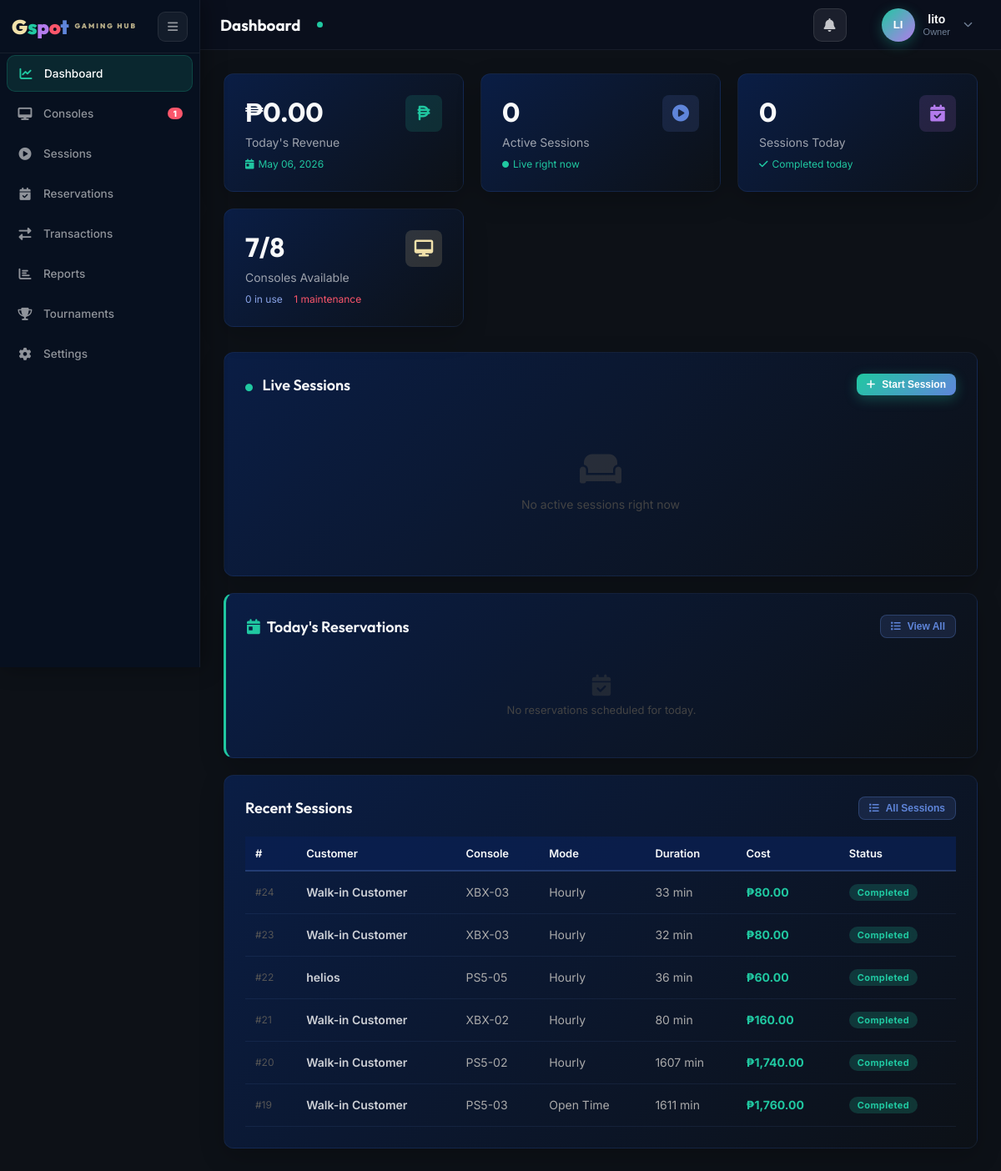
Screenshot of /admin.php (signed in) with the database file from the repository.
### tables this page shows
CREATE TABLE `gaming_sessions` (
  `session_id` int(11) NOT NULL,
  `user_id` int(11) NOT NULL,
  `console_id` int(11) NOT NULL,
  `rental_mode` enum('hourly','open_time','unlimited') NOT NULL,
  `planned_minutes` int(11) DEFAULT NULL,
  `start_time` datetime NOT NULL DEFAULT current_timestamp(),
  `end_time` datetime DEFAULT NULL,
  `duration_minutes` int(11) DEFAULT NULL,
  `hourly_rate` decimal(10,2) NOT NULL DEFAULT 0.00,
  `total_cost` decimal(10,2) DEFAULT NULL,
  `status` enum('active','completed','cancelled') NOT NULL DEFAULT 'active',
  `payment_status` enum('paid','unpaid','partial') DEFAULT NULL,
  `created_by` int(11) NOT NULL,
  `created_at` datetime NOT NULL DEFAULT current_timestamp(),
  `extended_minutes` int(11) NOT NULL DEFAULT 0 COMMENT 'Total minutes added via approved extensions',
  `source_reservation_id` int(11) DEFAULT NULL
);

CREATE TABLE `users` (
  `user_id` int(11) NOT NULL,
  `email` varchar(100) NOT NULL,
  `password_hash` varchar(255) NOT NULL,
  `full_name` varchar(100) NOT NULL,
  `phone` varchar(20) DEFAULT NULL,
  `role` enum('customer','shopkeeper','owner','walkin') NOT NULL DEFAULT 'customer',
  `status` enum('active','inactive') NOT NULL DEFAULT 'active',
  `email_verified` tinyint(1) NOT NULL DEFAULT 0,
  `verification_token` varchar(64) DEFAULT NULL,
  `verification_expires` datetime DEFAULT NULL,
  `reset_token` varchar(64) DEFAULT NULL,
  `reset_expires` datetime DEFAULT NULL,
  `created_at` datetime NOT NULL DEFAULT current_timestamp(),
  `consecutive_cancellations` tinyint(3) UNSIGNED NOT NULL DEFAULT 0,
  `reservation_banned_until` datetime DEFAULT NULL
);

CREATE TABLE `consoles` (
  `console_id` int(11) NOT NULL,
  `console_name` varchar(50) NOT NULL,
  `console_type` enum('PS5','PS4','Xbox Series X','Xbox Controller') NOT NULL,
  `unit_number` varchar(20) NOT NULL,
  `status` enum('available','in_use','maintenance','archived') NOT NULL DEFAULT 'available',
  `hourly_rate` decimal(10,2) NOT NULL DEFAULT 0.00,
  `created_at` datetime NOT NULL DEFAULT current_timestamp()
);

### includes/db_functions.php (called while the page is built, shortened)
<?php
require_once __DIR__ . '/db_config.php';
function getConsoles($status = null, $type = null) {
    global $conn;
    $sql = "SELECT * FROM consoles WHERE 1=1";
    $params = [];
    $types = "";
    if ($status) {
        $sql .= " AND status = ?";
        $params[] = $status;
        $types .= "s";
    } else {
        $sql .= " AND status != 'archived'";
    }
    $sql .= " ORDER BY console_type, unit_number";
    $stmt = $conn->prepare($sql);
    if (!empty($params)) {
        $stmt->bind_param($types, ...$params);
    }
    $stmt->execute();
    return $stmt->get_result()->fetch_all(MYSQLI_ASSOC);
}
function getActiveSessions() {
    global $conn;
    $sql = "SELECT gs.*, u.full_name AS customer_name, c.console_name, c.console_type, c.unit_number,
                   gs.source_reservation_id,
                   COALESCE(r.downpayment_amount, 0) AS reservation_downpayment,
                   COALESCE((SELECT SUM(t.amount) FROM transactions t WHERE t.session_id = gs.session_id AND t.amount > 0), 0) AS upfront_paid,
                   COALESCE((SELECT SUM(ABS(t.amount)) FROM transactions t WHERE t.session_id = gs.session_id AND t.amount < 0), 0) AS refunded_amount
            FROM gaming_sessions gs
            JOIN users u ON gs.user_id = u.user_id
            JOIN consoles c ON gs.console_id = c.console_id
            LEFT JOIN reservations r ON r.reservation_id = gs.source_reservation_id
            WHERE gs.status = 'active'
            ORDER BY gs.start_time DESC";
    $result = $conn->query($sql);
    return $result->fetch_all(MYSQLI_ASSOC);
}
function getDailySalesReport($date) {
    global $conn;
    $stmt = $conn->prepare(
        "SELECT COUNT(*) AS total_sessions,
                SUM(total_cost) AS total_revenue,
                AVG(duration_minutes) AS avg_duration,
                SUM(CASE WHEN rental_mode = 'hourly' THEN 1 ELSE 0 END) AS hourly_sessions,
                SUM(CASE WHEN rental_mode = 'open_time' THEN 1 ELSE 0 END) AS open_time_sessions,
                SUM(CASE WHEN rental_mode = 'unlimited' THEN 1 ELSE 0 END) AS unlimited_sessions
         FROM gaming_sessions
         WHERE DATE(start_time) = ? AND status = 'completed'"
    );
    $stmt->bind_param("s", $date);
    $stmt->execute();
    return $stmt->get_result()->fetch_assoc();
}
?>

### admin_sections/dashboard.php (shortened to what this page needs)
<div class="page active" id="dashboard">
    <div class="stats-grid">
        <div class="stat-card">
            <div class="stat-card-header">
                <div>
                    <div class="stat-value">₱<?= number_format($todayRevenue, 2) ?></div>
                    <div class="stat-label">Today's Revenue</div>
                </div>
                <div class="stat-icon revenue"><i class="fas fa-peso-sign"></i></div>
            </div>
            <div class="stat-change up"><i class="fas fa-calendar-day"></i> <?= date('F d, Y') ?></div>
        </div>
        <div class="stat-card">
            <div class="stat-card-header">
                <div>
                    <div class="stat-value"><?= $activeCount ?></div>
                    <div class="stat-label">Active Sessions</div>
                </div>
                <div class="stat-icon sessions"><i class="fas fa-play-circle"></i></div>
            </div>
            <div class="stat-change up"><i class="fas fa-circle" style="color:#20c8a1;font-size:8px"></i> Live right now</div>
        </div>
        <div class="stat-card">
            <div class="stat-card-header">
                <div>
                    <div class="stat-value"><?= $todayBookings ?></div>
                    <div class="stat-label">Sessions Today</div>
                </div>
                <div class="stat-icon bookings"><i class="fas fa-calendar-check"></i></div>
            </div>
            <div class="stat-change up"><i class="fas fa-check"></i> Completed today</div>
        </div>
        <div class="stat-card">
            <div class="stat-card-header">
                <div>
                    <div class="stat-value"><?= $availableCount ?>/<?= count($allConsoles) ?></div>
                    <div class="stat-label">Consoles Available</div>
                </div>
                <div class="stat-icon consoles"><i class="fas fa-desktop"></i></div>
            </div>
            <div class="stat-change up">
                <span style="color:#8aa4e8"><?= $inUseCount ?> in use</span> &nbsp;
                <span style="color:#fb566b"><?= $maintenanceCount ?> maintenance</span>
            </div>
        </div>
    </div>
    <div class="card">
        <div class="card-header">
            <h3 class="card-title">
                <i class="fas fa-circle" style="color:#20c8a1;font-size:9px;margin-right:8px;animation:livePulse 2s ease infinite;"></i>
                Live Sessions
            </h3>
            <button class="btn btn-primary btn-sm" onclick="openModal('startSession')">
                <i class="fas fa-plus"></i> Start Session
            </button>
        </div>
        <?php if (empty($activeSessions)): ?>
            <div class="empty-state">
                <i class="fas fa-couch"></i>
                <p>No active sessions right now</p>
            </div>
        <?php endif; ?>
    </div>
    <?php
    $todayRes = array_filter($upcomingReservations, fn($r) => $r['reserved_date'] === date('Y-m-d'));
    $todayRes = array_slice(array_values($todayRes), 0, 6);
    ?>
    <div class="card" style="border-left:3px solid #20c8a1;">
        <div class="card-header">
            <div style="display:flex;align-items:center;gap:10px;">
                <h3 class="card-title" style="margin:0;">
                    <i class="fas fa-calendar-day" style="color:#20c8a1;margin-right:8px;"></i>Today's Reservations
                </h3>
            </div>
            <button class="btn btn-secondary btn-sm" onclick="showPage('reservations', document.querySelector('.nav-item[onclick*=\'reservations\']'))">
                <i class="fas fa-list"></i> View All
            </button>
        </div>
        <?php if (empty($todayRes)): ?>
        <div style="padding:24px;text-align:center;color:#444;font-size:13px;">
            <i class="fas fa-calendar-check" style="font-size:1.6rem;display:block;margin-bottom:8px;opacity:.4;"></i>
            No reservations scheduled for today.
        </div>
        <?php endif; ?>
    </div>
    <div class="card">
        <div class="card-header">
            <h3 class="card-title">Recent Sessions</h3>
            <button class="btn btn-secondary btn-sm" onclick="showPage('sessions', document.querySelector('.nav-item[onclick*=\'sessions\']'))">
                <i class="fas fa-list"></i> All Sessions
            </button>
        </div>
        <table class="data-table">
            <thead><tr><th>#</th><th>Customer</th><th>Console</th><th>Mode</th><th>Duration</th><th>Cost</th><th>Status</th></tr></thead>
            <tbody>
            <?php foreach (array_slice($recentSessions, 0, 6) as $sess): ?>
            <tr>
                <td style="color:#555;font-size:12px">#<?= $sess['session_id'] ?></td>
                <td style="font-weight:600"><?= htmlspecialchars($sess['customer_name']) ?></td>
                <td style="color:#aaa"><?= htmlspecialchars($sess['unit_number']) ?></td>
                <td style="color:#aaa"><?= match($sess['rental_mode']) { 'open_time' => 'Open Time', default => ucfirst($sess['rental_mode']) } ?></td>
                <td style="color:#aaa"><?= $sess['duration_minutes'] !== null ? ($sess['duration_minutes'] > 0 ? $sess['duration_minutes'].' min' : '< 1 min') : '—' ?></td>
                <td style="color:#20c8a1;font-weight:700"><?= $sess['total_cost'] ? '₱'.number_format($sess['total_cost'],2) : '—' ?></td>
                <td><span class="badge <?= $sess['status'] ?>"><?= ucfirst($sess['status']) ?></span></td>
            </tr>
            <?php endforeach; ?>
            </tbody>
        </table>
    </div>
</div>

### rows the page displays
gaming_sessions: session_id "24", user.full_name "Walk-in Customer", console.unit_number "XBX-03", rental_mode "Hourly", duration_minutes "33", total_cost "80.00", status "Completed"
gaming_sessions: session_id "23", user.full_name "Walk-in Customer", console.unit_number "XBX-03", rental_mode "Hourly", duration_minutes "32", total_cost "80.00", status "Completed"
gaming_sessions: session_id "22", user.full_name "helios", console.unit_number "PS5-05", rental_mode "Hourly", duration_minutes "36", total_cost "60.00", status "Completed"
gaming_sessions: session_id "21", user.full_name "Walk-in Customer", console.unit_number "XBX-02", rental_mode "Hourly", duration_minutes "80", total_cost "160.00", status "Completed"
gaming_sessions: session_id "20", user.full_name "Walk-in Customer", console.unit_number "PS5-02", rental_mode "Hourly", duration_minutes "1607", total_cost "1,740.00", status "Completed"
gaming_sessions: session_id "19", user.full_name "Walk-in Customer", console.unit_number "PS5-03", rental_mode "Open Time", duration_minutes "1611", total_cost "1,760.00", status "Completed"

### other values shown
$maintenanceCount "1"
getUserInitials() "LI"
$user['full_name'] "lito"
getRoleBadge() "Owner"
$todayRevenue "0.00"
$activeCount "0"
$todayBookings "0"
$availableCount "7"
count($allConsoles) "8"
$inUseCount "0"
